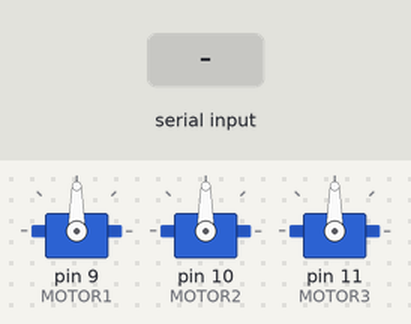
Simulated run of this sketch. Board: Arduino Uno, built with avr-gcc and run on an emulated ATmega328P. On the bench: 3 × servo. The inputs (shaded band) are chosen by the test bench.

Above: at 1.2 s.
1.3 s: "T90\n" received over Serial
At 2.4 s:
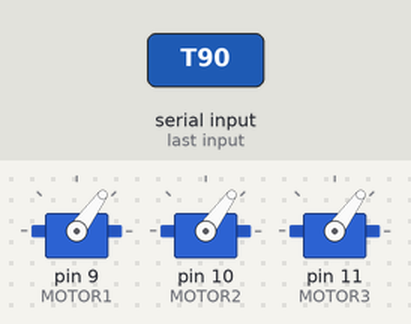
2.8 s: "T,45\n" received over Serial
At 3.5 s:
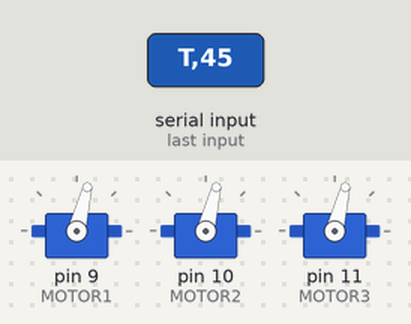
Timing chart, 0 to 5.8 s (numbered marks = the images above; inputs shaded):
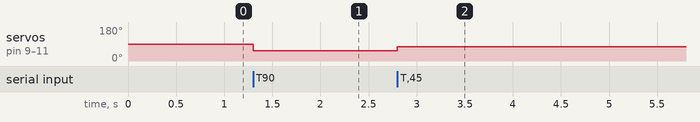

Measured:
- after the input at 1.3 s, servo on pin 9 (MOTOR1), servo on pin 10 (MOTOR2), servo on pin 11 (MOTOR3): 90° → 54° at once
- after the input at 2.8 s, servo on pin 9 (MOTOR1), servo on pin 10 (MOTOR2), servo on pin 11 (MOTOR3): 54° → 76° at once

The sketch:

LCD_Test_code_for_Serial.read.ino
```cpp
#include "Wire.h"
#include "Adafruit_LiquidCrystal.h"
#include <Servo.h>
#include <Wire.h>
#include <OneWire.h>
#include <DallasTemperature.h>
Servo MOTOR1;
Servo MOTOR2;
Servo MOTOR3;
#define ONE_WIRE_BUS 2
OneWire oneWire(ONE_WIRE_BUS);
DallasTemperature sensors(&oneWire);
int List[5];
int temp[5];
int battery[3];
String inString = "";
int Status = 0;
int index = 0;
int i = 0;
int a = 0;
Adafruit_LiquidCrystal lcd(0);

void setup() {
  Serial.begin(38400);
  analogReference(INTERNAL);
  sensors.begin();
  //lcd.begin(16, 2);
  //lcd.setBacklight(HIGH);
  MOTOR1.attach(9);
  MOTOR2.attach(10);
  MOTOR3.attach(11);
}
void loop() {

  if (Serial.available()) {
    char x = Serial.read();
    if (isDigit(x)) {
      inString += x;
    }
    else if (x == ',') {
      //lcd.print(inString);
      List[index] = inString.toInt();
      //lcd.print(',');
      inString = "";
      index++;
    }
    else if (x == 'T') {
      //lcd.print("            ");
      //lcd.setCursor(0, 0);
      index = 0;
      List[0] = map(List[0], 0, 180, 54, 130);
      List[1] = map(List[1], 0, 180, 54, 130);
      List[2] = map(List[2], 0, 180, 54, 130);
      MOTOR1.write(List[0]);
      MOTOR2.write(List[1]);
      MOTOR3.write(List[2]);
      delay(15);
    }
  }
}
```
